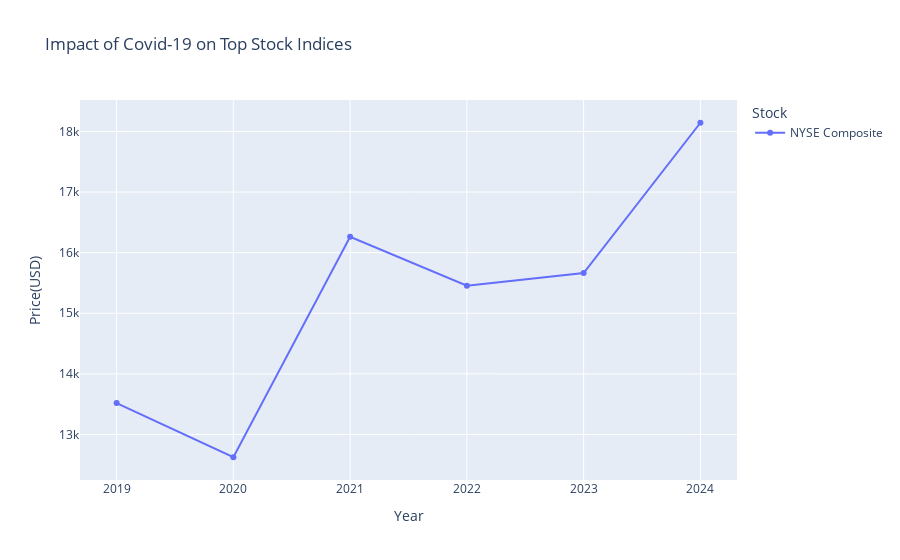

The code cell stored with this chart in its notebook:
### Code cell
def create_stock_indices_line_chart(data,stock):
  filtered_data = data[data["Stock"] == stock]
  fig = px.line(filtered_data, 
                x = 'Year',
                y = 'Price(USD)',
                color = 'Stock',
                title = 'Impact of Covid-19 on Top Stock Indices',
                markers = True)
  return fig

create_stock_indices_line_chart(data_stock,"NYSE Composite")

### Figure 1 — Plotly figure (JSON) as saved in the notebook; plotly's stock layout.template omitted (floating-point values rounded to 4 significant figures)
{"data": [{"hovertemplate": "Stock=NYSE Composite<br>Year=%{x}<br>Price(USD)=%{y}<extra></extra>", "legendgroup": "NYSE Composite", "line": {"color": "#636efa", "dash": "solid"}, "marker": {"symbol": "circle"}, "mode": "lines+markers", "name": "NYSE Composite", "orientation": "v", "showlegend": true, "type": "scatter", "x": [2019, 2020, 2021, 2022, 2023, 2024], "xaxis": "x", "y": [13520.0, 12620.0, 16260.0, 15460.0, 15660.0, 18140.0], "yaxis": "y"}], "layout": {"legend": {"title": {"text": "Stock"}, "tracegroupgap": 0}, "title": {"text": "Impact of Covid-19 on Top Stock Indices"}, "xaxis": {"anchor": "y", "domain": [0, 1], "title": {"text": "Year"}}, "yaxis": {"anchor": "x", "domain": [0, 1], "title": {"text": "Price(USD)"}}}}
